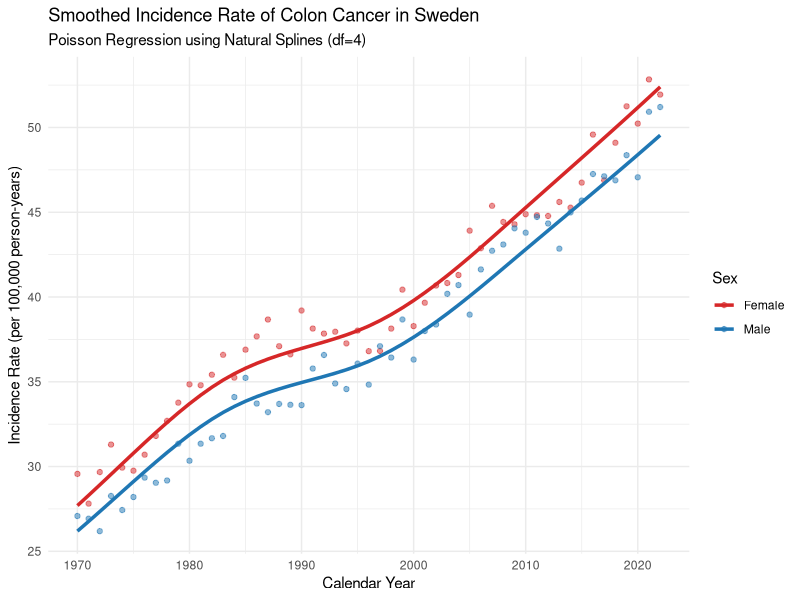
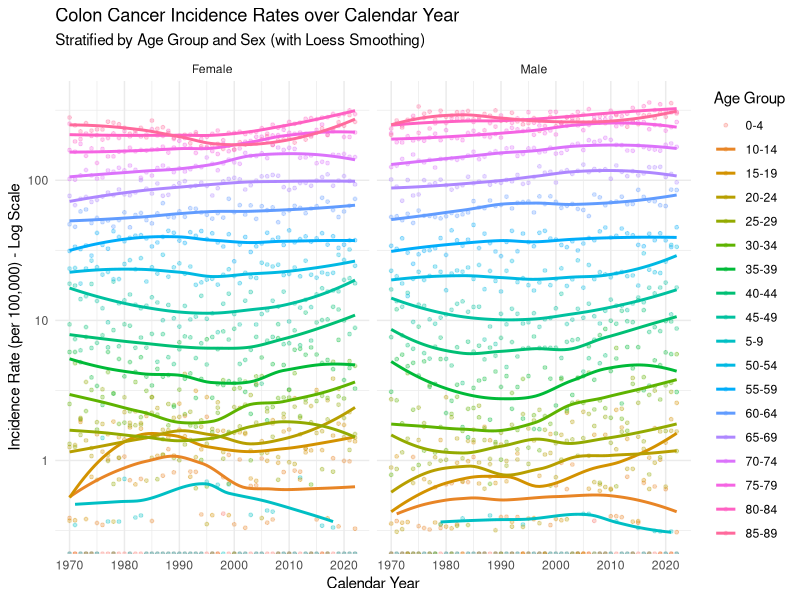
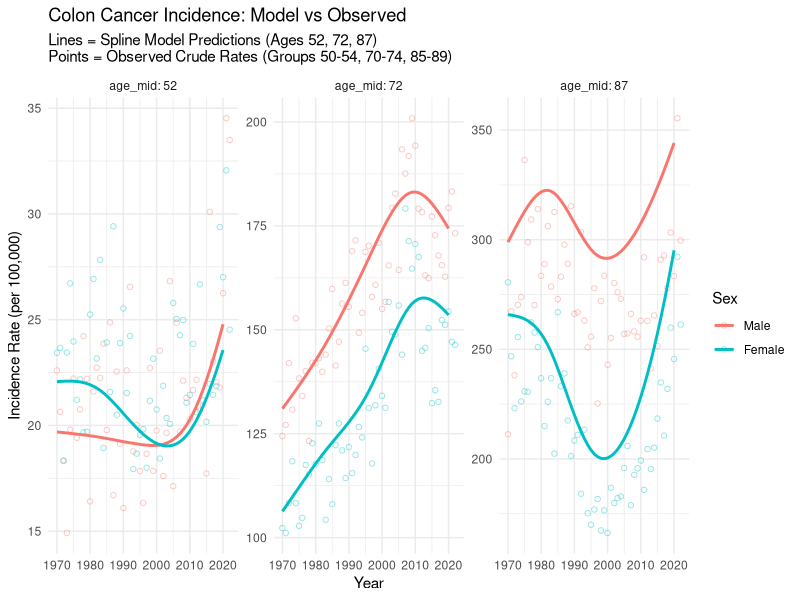

Write the R code that produced these figures, in order.
## ---- chunk 1
library(tidyverse)
library(splines)
df_cases <- read_tsv("cases-1.tsv")
df_pop   <- read_tsv("population-1.tsv")
## ---- chunk 2
df_combined <- inner_join(df_cases, df_pop, by = c("year", "sex", "agegroup"))
## ---- chunk 3
df_merged <- inner_join(df_cases, df_pop, by = c("year", "sex", "agegroup"))

# --- (Aggregation) ---
df_model_data <- df_merged %>%
  group_by(year, sex) %>%
  summarise(
    total_cases = sum(n, na.rm = TRUE),       
    total_pop   = sum(n_pop, na.rm = TRUE),  
    .groups = "drop"
  ) %>%
  mutate(sex = as.factor(sex)) 

# --- Poisson Regression ---
model_smooth <- glm(total_cases ~ ns(year, df = 4) + sex + offset(log(total_pop)),
                    family = poisson(link = "log"),
                    data = df_model_data)


summary(model_smooth)

# --- Visualization (Generate smooth curves) ---

# 1. Create a prediction dataset
# We create a new data frame and fix the total pop at 100,000
# The result predicted in this way is directly "the incidence rate per 100,000 people".
pred_data <- df_model_data %>%
  select(year, sex) %>%
  mutate(total_pop = 100000)

# 2. Calculate the predicted value (Predicted Rates)
pred_data$fitted_rate <- predict(model_smooth, newdata = pred_data, type = "response")

# 3. Calculate the crude incidence rate of the original data(Crude Rates) For comparison
df_model_data <- df_model_data %>%
  mutate(crude_rate = (total_cases / total_pop) * 100000)

df_model_data$sex <- as.factor(df_model_data$sex)
pred_data$sex     <- as.factor(pred_data$sex)

# plot
ggplot() +
  geom_point(data = df_model_data, 
             aes(x = year, y = crude_rate, color = sex), 
             alpha = 0.5) +
  geom_line(data = pred_data, 
            aes(x = year, y = fitted_rate, color = sex), 
            linewidth = 1.2) +
  scale_color_manual(values = c("Male" = "#1f77b4", "Female" = "#d62728"),
                     ) +
  labs(
    title = "Smoothed Incidence Rate of Colon Cancer in Sweden",
    subtitle = "Poisson Regression using Natural Splines (df=4)",
    y = "Incidence Rate (per 100,000 person-years)",
    x = "Calendar Year",
    color = "Sex"
  ) +
  theme_minimal()
## ---- chunk 4
# Create a specific dataframe for the years 1970 and 2020
target_data <- data.frame(
  year = c(1970, 1970, 2020, 2020),
  sex = as.factor(c("Male", "Female", "Male", "Female")), #
  total_pop = 100000
)

# Predict the rates
target_data$predicted_rate <- predict(model_smooth, newdata = target_data, type = "response")

# Display the results
print(target_data)
## ---- chunk 5
library(ggplot2)
library(dplyr)

# Prepare the data
df_plot <- df_merged %>%
  mutate(incidence_rate = (n / n_pop) * 100000)

# Create the Graph
ggplot(df_plot, aes(x = year, y = incidence_rate, color = agegroup, group = agegroup)) +
  geom_point(alpha = 0.3, size = 1) + 
  geom_smooth(method = "loess", se = FALSE, linewidth = 1) + 
  facet_wrap(~ sex) + 
  
  scale_y_log10() + 
  labs(
    title = "Colon Cancer Incidence Rates over Calendar Year",
    subtitle = "Stratified by Age Group and Sex (with Loess Smoothing)",
    x = "Calendar Year",
    y = "Incidence Rate (per 100,000) - Log Scale",
    color = "Age Group"
  ) +
  theme_minimal()
## ---- chunk 6
library(splines)
library(dplyr)

# --- Fit the Interaction Model ---
model_interaction <- glm(n ~ ns(year, df = 4) * sex + ns(year, df = 4) * agegroup + offset(log(n_pop)),
                         family = poisson(link = "log"),
                         data = df_merged,
                         control = list(maxit = 2000))

# --- Create a Prediction Dataset ---
target_data <- data.frame(
  year = c(1970, 1970, 2020, 2020),
  sex = as.factor(c("Male", "Female", "Male", "Female")),
  agegroup = "70-74", 
  n_pop = 100000
)

# --- Calculate the Predicted Rates ---
target_data$predicted_rate <- predict(model_interaction, newdata = target_data, type = "response")

# --- View the Answer ---
print(target_data)
## ---- chunk 7
library(dplyr)
library(stringr)
library(splines)

df_q11 <- df_merged %>%
  mutate(
    lower_bound = as.numeric(str_extract(agegroup, "^[0-9]+")),
    age_mid = lower_bound + 2
  )
## ---- chunk 8
# ns(year, 4) * ns(age_mid, 4) * sex 
model_spline_age <- glm(n ~ ns(year, df = 4) * ns(age_mid, df = 4) * sex + offset(log(n_pop)),
                        family = poisson(link = "log"),
                        data = df_q11)

## ---- chunk 9
# --- A. Predict data (Lines) ---
# at 52, 72, 87 year-old
pred_data <- expand.grid(
  year = 1970:2020,
  sex = unique(df_q11$sex),
  age_mid = c(52, 72, 87),
  n_pop = 100000
)

pred_data$fitted_rate <- predict(model_spline_age, newdata = pred_data, type = "response")

# --- B. observation data (Points) ---
obs_data <- df_q11 %>%
  filter(agegroup %in% c("50-54", "70-74", "85-89")) %>%
  mutate(
    obs_rate = (n / n_pop) * 100000,
    target_age = case_when(
      agegroup == "50-54" ~ 52,
      agegroup == "70-74" ~ 72,
      agegroup == "85-89" ~ 87 
    )
  )
## ---- chunk 10
library(ggplot2)

ggplot() +
  geom_point(data = obs_data, 
             aes(x = year, y = obs_rate, color = sex), 
             alpha = 0.4, shape = 1) +
  
  geom_line(data = pred_data, 
            aes(x = year, y = fitted_rate, color = sex), 
            linewidth = 1) +
  facet_wrap(~ age_mid, scales = "free_y", labeller = label_both) +
  labs(
    title = "Colon Cancer Incidence: Model vs Observed",
    subtitle = "Lines = Spline Model Predictions (Ages 52, 72, 87)\nPoints = Observed Crude Rates (Groups 50-54, 70-74, 85-89)",
    y = "Incidence Rate (per 100,000)",
    x = "Year",
    color = "Sex"
  ) +
  theme_minimal()
